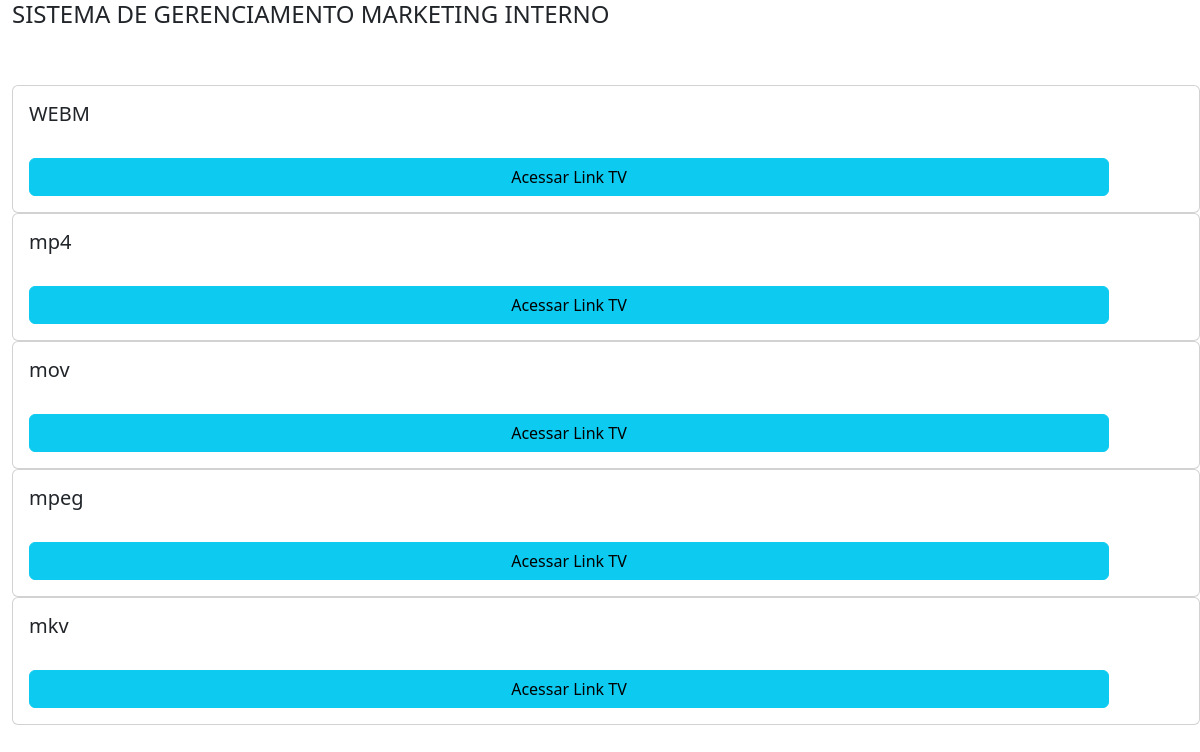
The page / on the database its author committed.
### divulgacao/models.py (models this page shows, shortened)
class Midia(models.Model):
    titulo = models.CharField(max_length=100)
    class Meta:
        verbose_name = " Cadastrar TV"
        verbose_name_plural = " Cadastrar TVs"

### divulgacao/views.py (the view)
# urls.py: path('', tvscadastradas),
def tvscadastradas(request):
    dados= Midia.objects.all()
    return render(request,"tvsLinks.html",{'tvs':dados})

### divulgacao/templates/tvsLinks.html (shortened to what this page needs)
{% load static%}
<!doctype html>
<html lang="en">
  <head>
    <link href="https://cdn.jsdelivr.net/npm/bootstrap@5.3.3/dist/css/bootstrap.min.css" rel="stylesheet">
    <link rel="stylesheet"  href=" {%  static 'css/index.css'   %} "  />
  </head>
  <body>
    <div class="container-fluid">
      <h4>SISTEMA DE GERENCIAMENTO MARKETING INTERNO</h4>
      <BR></BR>
      {% for dado in tvs %}
      <div class="card" style="width: 99vw;">
        <div class="card-body">
          <h5 class="card-title">{{dado.titulo}}</h5>
          <br>
          <a href="{% url 'tv_detail' dado.id %}" class="btn btn-info" style="width: 90vw;">Acessar Link TV</a>
        </div>
      </div>
      {% endfor %}
    </div>
  </body>
</html>

### rows shown on the page
Midia: titulo "WEBM"
Midia: titulo "mp4"
Midia: titulo "mov"
Midia: titulo "mpeg"
Midia: titulo "mkv"
